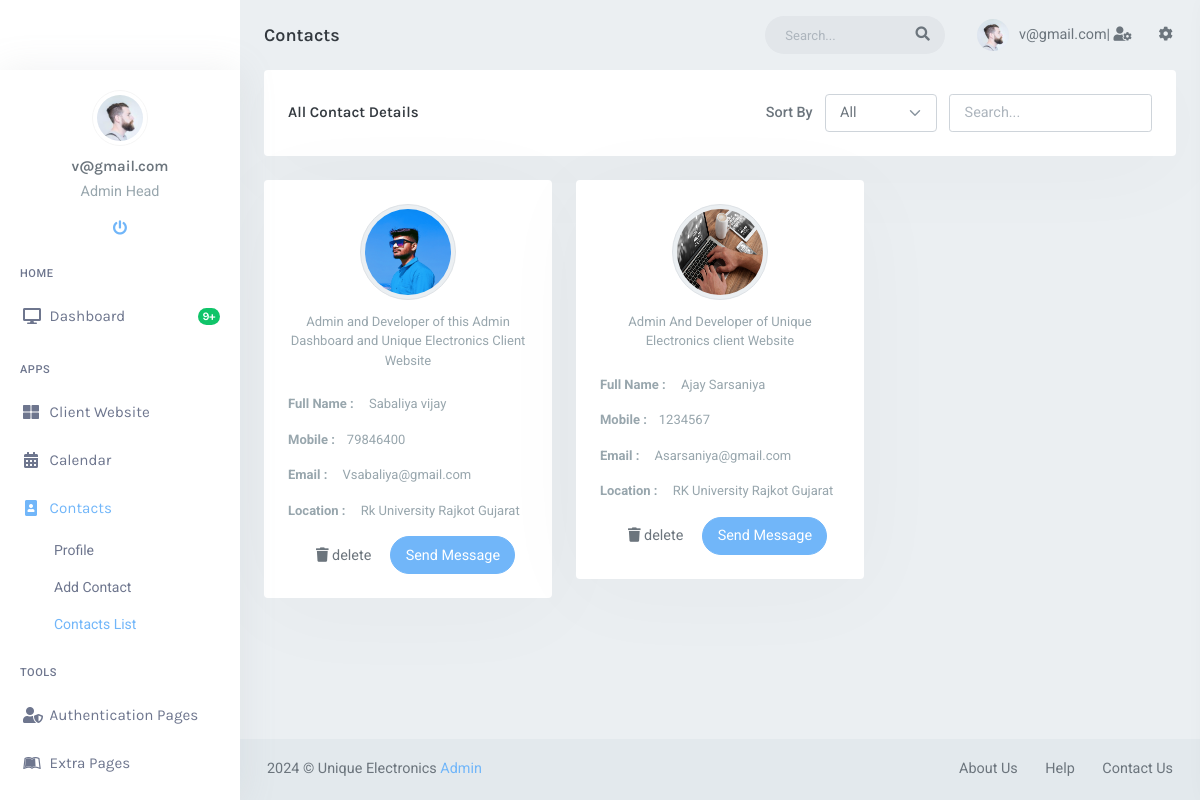
The page /Admin/contacts-list.php (signed in) on the database its author committed.
### tables this page shows
CREATE TABLE `contact` (
  `id` int(11) NOT NULL,
  `name` varchar(255) NOT NULL,
  `mobile` int(15) NOT NULL,
  `email` varchar(255) NOT NULL,
  `address` varchar(255) NOT NULL,
  `detail` varchar(255) NOT NULL,
  `image` varchar(255) NOT NULL,
  `date-time` timestamp NOT NULL DEFAULT current_timestamp()
);

### Admin/contacts-list.php (the view, shortened to what this page needs)
<!DOCTYPE html>
<html lang="en">
    <head>
        <link href="assets/css/app.min.css" rel="stylesheet" type="text/css" id="app-style" />
        <link href="assets/css/icons.min.css" rel="stylesheet" type="text/css" />
    </head>
    <body class="loading" data-layout-color="light"  data-layout-mode="default" data-layout-size="fluid" data-topbar-color="light" data-leftbar-position="fixed" data-leftbar-color="light" data-leftbar-size='default' data-sidebar-user='true'>
        <div id="wrapper">
        <?php
                include('include/header.php');
                include('include/Lside.php');
                include('include/logo.php');
            ?>
                    <ul class="list-unstyled topnav-menu topnav-menu-left mb-0">
                        <li>
                            <h4 class="page-title-main">Contacts</h4>
                        </li>
                    </ul>
            </div>
            <?php
            include('security-pd.php');
            ?>
            <div class="content-page">
                <div class="content">
                    <div class="container-fluid">
                        <div class="row">
                            <div class="col-12">
                                <div class="card">
                                    <div class="card-body">
                                        <div class="row justify-content-between">
                                            <div class="col-md-4">
                                                <div class="mt-3 mt-md-0">
                                                <h5>All Contact Details </h5>
                                                </div>
                                            </div>
                                            <div class="col-md-8">
                                                <form class="d-flex flex-wrap align-items-center justify-content-sm-end">
                                                    <label for="status-select" class="me-2">Sort By</label>
                                                    <div class="me-sm-2">
                                                        <select class="form-select my-1 my-md-0" id="status-select">
                                                            <option selected="">All</option>
                                                        </select>
                                                    </div>
                                                    <div>
                                                        <input type="search" class="form-control my-1 my-md-0" id="inputPassword2" placeholder="Search...">
                                                    </div>
                                                </form>
                                            </div>
                                        </div>
                                    </div>
                                </div>
                            </div>
                        </div>
                        <div class="row">
                        <?php
                                     $select = mysqli_query($conn, "SELECT * FROM contact");
                                ?>
                            <?php while($row = mysqli_fetch_assoc($select)){ ?>
                            <div class="col-xl-4">
                                <div class="card">
                                    <div class="text-center card-body">
                                        <div>
                                            <img src="Profile_img/<?php echo $row['image']; ?>" class="rounded-circle avatar-xl img-thumbnail mb-2" alt="profile-image">
                                            <p class="text-muted font-13 mb-3">
                                            <?php echo $row['detail']; ?>
                                            </p>
                                            <div class="text-start">
                                                <p class="text-muted font-13"><strong>Full Name :</strong> <span class="ms-2"><?php echo $row['name']; ?></span></p>
                                                <p class="text-muted font-13"><strong>Mobile :</strong><span class="ms-2"><?php echo $row['mobile']; ?></span></p>
                                                <p class="text-muted font-13"><strong>Email :</strong> <span class="ms-2"><?php echo $row['email']; ?></span></p>
                                                <p class="text-muted font-13"><strong>Location :</strong> <span class="ms-2"><?php echo $row['address']; ?></span></p>
                                            </div>
                                            <td>
                                                <a href="contacts-list.php?delete=<?php echo $row['id']; ?>" class="btn"> <i class="fas fa-trash"></i> delete </a>
                                            </td>
                                            <button type="button" class="btn btn-primary rounded-pill waves-effect waves-light">Send Message</button>
                                        </div>
                                    </div>
                                </div>
                            </div>
                            <?php } ?>
                            </div>
                    </div>
                </div>
                <?php
                include('include/footer.php');
                ?>
            </div>
        </div>
    </body>
</html>

### Admin/include/header.php (shortened to what this page needs)
<div class="navbar-custom">
                   <ul class="list-unstyled topnav-menu float-end mb-0">
                       <li class="d-none d-lg-block">
                           <form class="app-search">
                               <div class="app-search-box">
                                   <div class="input-group">
                                       <input type="text" class="form-control" placeholder="Search..." id="top-search">
                                       <button class="btn input-group-text" type="submit">
                                           <i class="fas fa-search"></i>
                                       </button>
                                   </div>
                               </div>
                           </form>
                       </li>
                       <li class="dropdown notification-list topbar-dropdown">
                           <a class="nav-link dropdown-toggle nav-user me-0 waves-effect waves-light" data-bs-toggle="dropdown" href="#" role="button" aria-haspopup="false" aria-expanded="false">
                               <img src="assets/images/users/user-1.jpg" alt="user-image" class="rounded-circle">
                               <span class="pro-user-name ms-1">
                               <?php
                                   echo $_SESSION['username'];
                               ?>|
                               <i class="fas fa-user-cog"></i>
                               </span>
                           </a>
                       </li>
                       <li class="dropdown notification-list">
                           <a href="javascript:void(0);" class="nav-link right-bar-toggle waves-effect waves-light">
                               <i class="fas fa-cog"></i>
                           </a>
                       </li>
                   </ul>

### Admin/include/Lside.php (shortened to what this page needs)
<link rel="stylesheet" href="https://cdnjs.cloudflare.com/ajax/libs/font-awesome/4.7.0/css/font-awesome.min.css">
<div class="left-side-menu">
<div class="h-100" data-simplebar>
    <div class="user-box text-center">
        <img src="assets/images/users/user-1.jpg" alt="user-img" title="Mat Helme" class="rounded-circle img-thumbnail avatar-md">
            <div class="dropdown">
                <a href="#" class="user-name dropdown-toggle h5 mt-2 mb-1 d-block" data-bs-toggle="dropdown"  aria-expanded="false">
                <?php
                    echo $_SESSION['username'];
                ?></a>
            </div>
        <p class="text-muted left-user-info">Admin Head</p>
        <ul class="list-inline">
            <li class="list-inline-item">
                <a href="auth-lock-screen.php">
                    <i class="fas fa-power-off"></i>
                </a>
            </li>
        </ul>
    </div>
    <div id="sidebar-menu">
        <ul id="side-menu">
            <li class="menu-title">Home</li>
            <li>
                <a href="home.php">
                    <i class="fas fa-desktop"></i>
                    <span class="badge bg-success rounded-pill float-end">9+</span>
                    <span> Dashboard </span>
                </a>
            </li>
            <li class="menu-title mt-2">Apps</li>
            <li>
                <a href="../index.php" target="-blank">
                    <i class="fas fa-th-large"></i>
                    <span> Client Website </span>
                </a>
            </li>
            <li>
                <a href="apps-calendar.php">
                    <i class="fas fa-calendar-alt"></i>
                    <span> Calendar </span>
                </a>
            </li>
            <li>
                <a href="#contacts" data-bs-toggle="collapse">
                    <i class="fas fa-portrait"></i>
                    <span> Contacts </span>
                </a>
                <div class="collapse" id="contacts">
                    <ul class="nav-second-level">
                         <li>
                            <a href="AdminProfile.php">Profile</a>
                        </li>
                        <li>
                            <a href="contact_modal.php">Add Contact</a>
                        </li>
                        <li>
                            <a href="contacts-list.php">Contacts List</a>
                        </li>
                    </ul>
                </div>
            </li>
            <li class="menu-title mt-2">Tools</li>
            <li>
                <a href="#sidebarAuth" data-bs-toggle="collapse">
                    <i class="fas fa-user-shield"></i>
                    <span> Authentication Pages </span>
                </a>
            </li>
            <li>
                <a href="#sidebarExpages" data-bs-toggle="collapse">
                    <i class="fab fa-leanpub"></i>
                    <span> Extra Pages </span>
                </a>
            </li>
        </ul>
    </div>
</div>
</div>

### Admin/include/logo.php (shortened to what this page needs)
<div class="logo-box">
    <a href="index.php" class="logo logo-dark text-center">
        <span class="logo-lg">
        </span>
    </a>
</div>

### Admin/include/footer.php
<footer class="footer">
                    <div class="container-fluid">
                        <div class="row">
                            <div class="col-md-6">
                                <script>document.write(new Date().getFullYear())</script> &copy; Unique Electronics <a href="">Admin</a>
                            </div>
                            <div class="col-md-6">
                                <div class="text-md-end footer-links d-none d-sm-block">
                                    <a href="javascript:void(0);">About Us</a>
                                    <a href="javascript:void(0);">Help</a>
                                    <a href="javascript:void(0);">Contact Us</a>
                                </div>
                            </div>
                        </div>
                    </div>
                </footer>

### rows shown on the page
contact: image (picture), detail "Admin and Developer of this Admin Dashboard and Unique Electronics Client Website", name "Sabaliya vijay", mobile "79846400", email "Vsabaliya@gmail.com", address "Rk University Rajkot Gujarat"
contact: image (picture), detail "Admin And Developer of Unique Electronics client Website", name "Ajay Sarsaniya", mobile "1234567", email "Asarsaniya@gmail.com", address "RK University Rajkot Gujarat"

### other values the page prints
$_SESSION['username'] "v@gmail.com"
